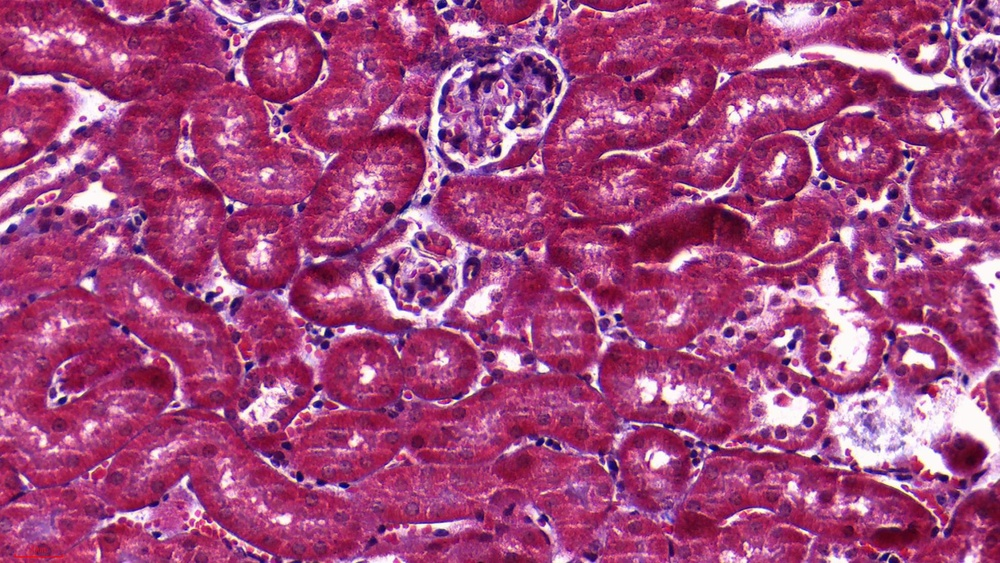
#> input picture 100_Research/02_Active/DN_GaExo/01_Raw_Data/MT/Sham/20251126_sham-1_mt_1.jpg, 1000 x 563 px, shrunk from 1975 x 1112 before the run, found by its file name
$ python organize_and_analyze_mt.py
#> lines starting #> are read from the running program, lines starting #| are printed output that depends on the picture; after the words box and inside, x2 and y2 are one past the last pixel; in counts of white or black regions, pixels touching at a corner belong together
import os
import shutil
import re
from PIL import Image
import numpy as np
import pandas as pd

source_dir = r"G:\我的雲端硬碟\GCLI_yuan_AI agents\_inbox\DN_GaExo\MT"
dest_root = r"G:\我的雲端硬碟\GCLI_yuan_AI agents\100_Research\02_Active\DN_GaExo\01_Raw_Data\MT"

# 1. Organize Images
patterns = {
    "Sham10W": r"sham-[4-6]\(10w\)",
    "Sham": r"sham-[1-3]_",
    "HS2W": r"hs2w-[1-6]_",
    "HS6W": r"hs6w-[1-6]_",
    "HS10W": r"hs10w-[1-6]_",
    "HFD10W": r"hfd10w-[1-6]_",
    "SS10W": r"ss10w-[1-6]_",
    "GAE9": r"hs10wgae9-[1-5]_",
    "GAE10": r"hs10wgae10-[1-5]_"
}

if not os.path.exists(dest_root):
    os.makedirs(dest_root)

files = [f for f in os.listdir(source_dir) if f.lower().endswith(('.jpg', '.jpeg', '.png', '.tif'))]
count = 0
for file_name in files:
    for group, pattern in patterns.items():
        if re.search(pattern, file_name, re.IGNORECASE):
            group_dir = os.path.join(dest_root, group)
            if not os.path.exists(group_dir):
                os.makedirs(group_dir)
            shutil.copy(os.path.join(source_dir, file_name), os.path.join(group_dir, file_name))
            count += 1
            break
print(f"Organized {count} MT images.")

# 2. Detect Scale
def detect_scale_bar(img_path):
    img = Image.open(img_path)
#> img is the input picture: PIL image 1000x563 RGB; mean R, G, B 164.8, 72.9, 126.3
    arr = np.array(img)
    h, w, c = arr.shape
#> h = 563; w = 1000; c = 3
    roi = arr[int(h*0.8):, :int(w*0.3)]

    # Scale bar in MT seems to be red (high R, low G/B)
    r, g, b = roi[:,:,0].astype(int), roi[:,:,1].astype(int), roi[:,:,2].astype(int)
    is_red = (r > 150) & (g < 100) & (b < 100)
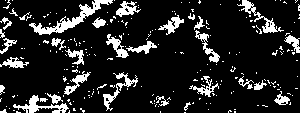
#> is_red: shape (113, 300) bool; 14.2% white; 227 white regions (196 under 20 px), largest, box (x1, y1, x2, y2) and area: (29, 0, 113, 35) 642, (13, 95, 69, 113) 332, (237, 0, 284, 33) 307

    best_width = 0
    for row in is_red:
        count = 0
        for val in row:
            if val:
                count += 1
            else:
                if count > best_width: best_width = count
                count = 0
        if count > best_width: best_width = count
#> this loop made 113 passes
#> after the loop, best_width = 54
    return best_width

sample_img = os.path.join(dest_root, "Sham", "20251126_sham-1_mt_1.jpg")
px_length = detect_scale_bar(sample_img)
#> px_length = 54
if px_length < 10:
    # Fallback to simple black/white detection if red fails
    img_gray = Image.open(sample_img).convert('L')
    arr_gray = np.array(img_gray)
    h, w = arr_gray.shape
    roi_gray = arr_gray[int(h*0.8):, :int(w*0.3)]
    best_width = 0
    for row in (roi_gray < 50):
        count = 0
        for val in row:
            if val: count += 1
            else:
                if count > best_width: best_width = count
                count = 0
        if count > best_width: best_width = count
    px_length = best_width

print(f"Detected scale bar length: {px_length} pixels for 30 um.")
#| Detected scale bar length: 54 pixels for 30 um.
scale_px_per_um = px_length / 30.0 if px_length > 0 else 1.0
#> scale_px_per_um = 1.8
print(f"Scale: {scale_px_per_um:.3f} px/um")
#| Scale: 1.800 px/um

# 3. Quantify MT CVF%
def process_mt(img_path, scale=scale_px_per_um):
#> called with scale = 1.8
    img = np.array(Image.open(img_path).convert('RGB')).astype(np.float32)
#> img: shape (563, 1000, 3) float32
    r, g, b = img[:,:,0], img[:,:,1], img[:,:,2]
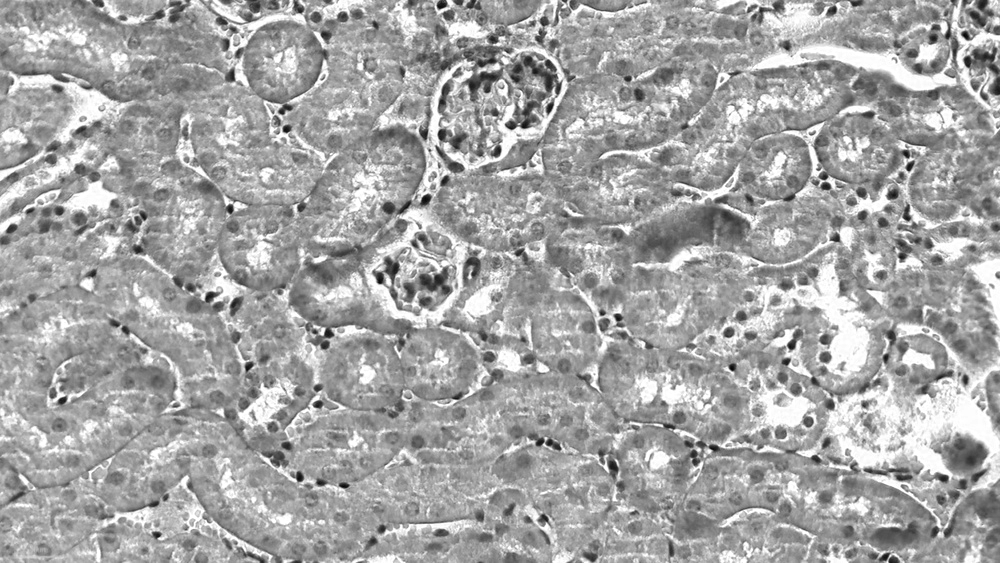
#> r: shape (563, 1000) float32; min 4, max 255, mean 164.8
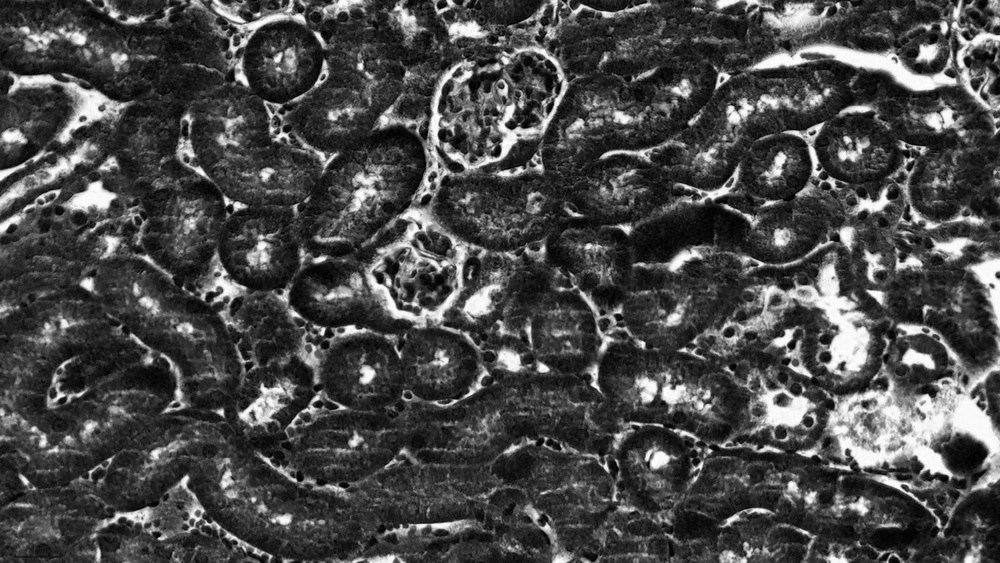
#> g: shape (563, 1000) float32; min 0, max 255, mean 72.9
#> b: shape (563, 1000) float32

    # Blue signal for collagen: B - R
    blue_signal = b - r
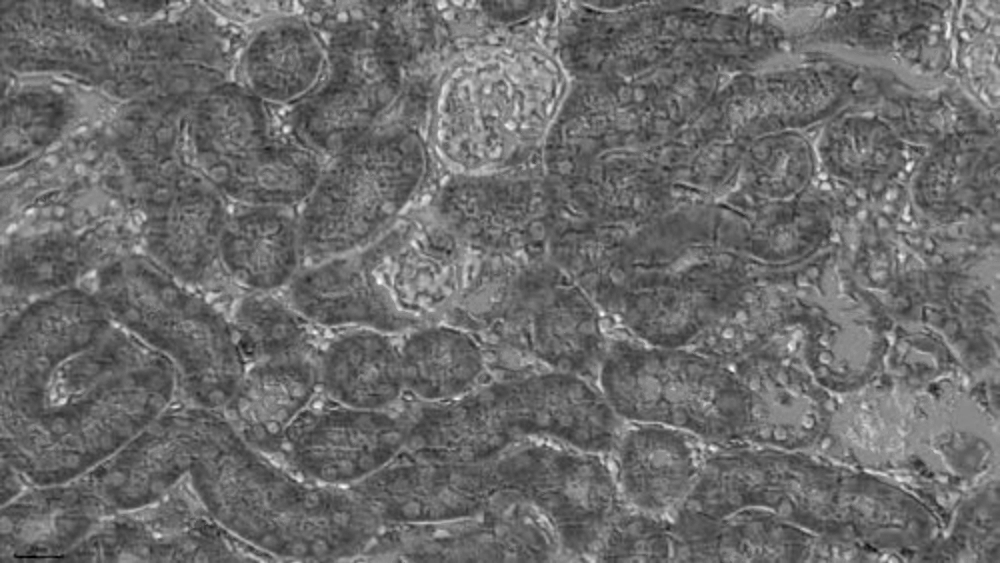
#> blue_signal: shape (563, 1000) float32; min -162, max 130, mean -38.5; drawn with min black and max white

    # Filter background (white spaces)
    brightness = (r + g + b) / 3.0
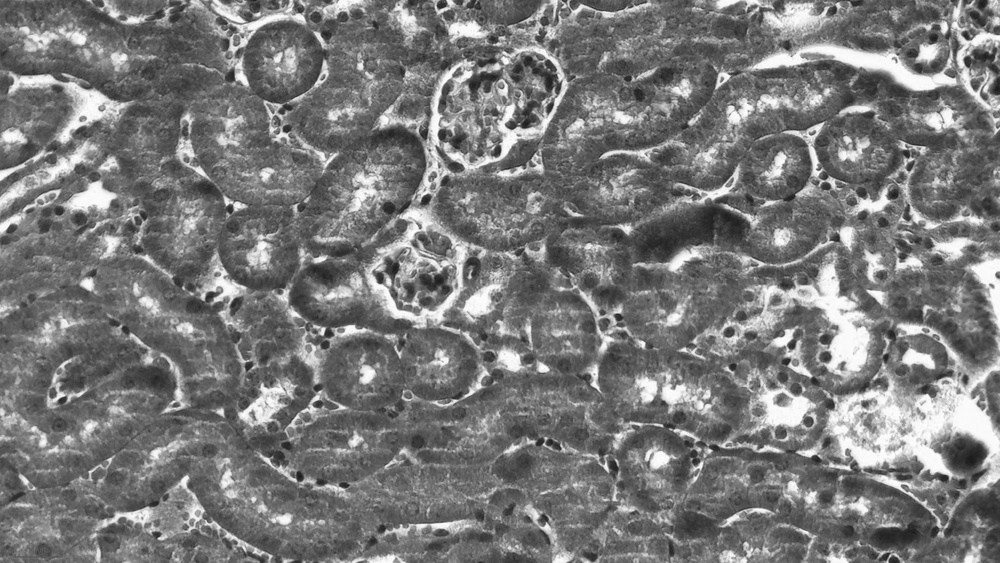
#> brightness: shape (563, 1000) float32; min 26, max 254.7, mean 121.3
    tissue_mask = brightness < 230
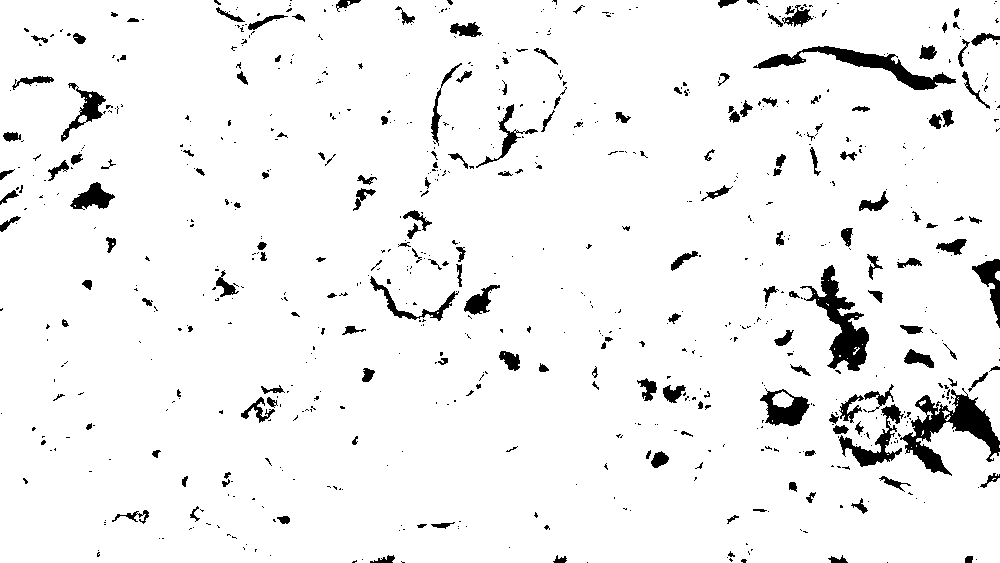
#> tissue_mask: shape (563, 1000) bool; 94.7% white; 763 black regions (583 under 20 px), largest, box (x1, y1, x2, y2) and area: (900, 388, 1000, 476) 3040, (800, 265, 869, 371) 2449, (753, 46, 956, 90) 2147

    # Threshold for blue collagen
    collagen_mask = (blue_signal > 30) & tissue_mask
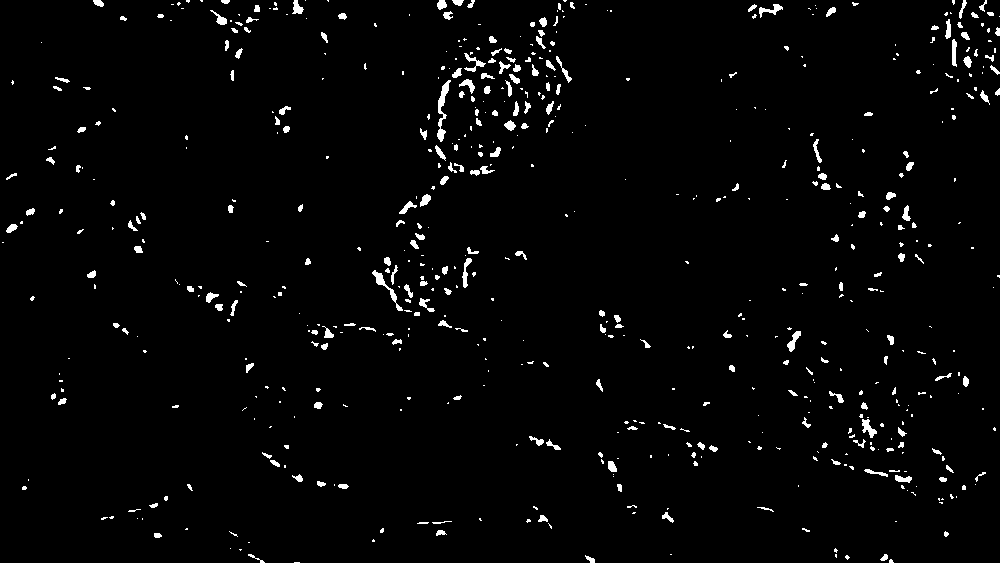
#> collagen_mask: shape (563, 1000) bool; 2.3% white; 610 white regions (387 under 20 px), largest, box (x1, y1, x2, y2) and area: (437, 80, 451, 142) 308, (372, 270, 403, 311) 218, (862, 419, 877, 438) 139

    collagen_px = np.sum(collagen_mask)
#> collagen_px = 12781
    tissue_px = np.sum(tissue_mask)
#> tissue_px = 533215

    px_to_um2 = (1.0 / scale) ** 2 if scale > 0 else 1.0
    collagen_um2 = collagen_px * px_to_um2
#> collagen_um2 = 3944.8
    tissue_um2 = tissue_px * px_to_um2
#> tissue_um2 = 164572.5

    cvf = (collagen_px / tissue_px) * 100 if tissue_px > 0 else 0
#> cvf = 2.4
    return tissue_um2, collagen_um2, cvf

results = []
groups = ["Sham", "Sham10W", "HS2W", "HS6W", "HS10W", "HFD10W", "SS10W", "GAE9", "GAE10"]

print("Starting MT quantification...")
for group in groups:
    group_dir = os.path.join(dest_root, group)
    if not os.path.exists(group_dir): continue
    files = [f for f in os.listdir(group_dir) if f.lower().endswith(('.jpg', '.png'))]
    for file_name in files:
        try:
            t_um2, c_um2, cvf = process_mt(os.path.join(group_dir, file_name))
            results.append({
                "Group": group,
                "Sample": file_name,
                "Tissue_Area_um2": t_um2,
                "Collagen_Area_um2": c_um2,
                "CVF_Percent": cvf
            })
        except Exception as e:
            print(f"Error on {file_name}: {e}")

output_csv = r"G:\我的雲端硬碟\GCLI_yuan_AI agents\100_Research\02_Active\DN_GaExo\02_Analysis\MT_Fibrosis_Results.csv"
df = pd.DataFrame(results)
df.to_csv(output_csv, index=False)

summary = df.groupby("Group")["CVF_Percent"].agg(['mean', 'std', 'count']).reset_index()
print("\n--- MT Analysis Summary (CVF %) ---")
print(summary.to_string(index=False))
print(f"Saved to {output_csv}")
